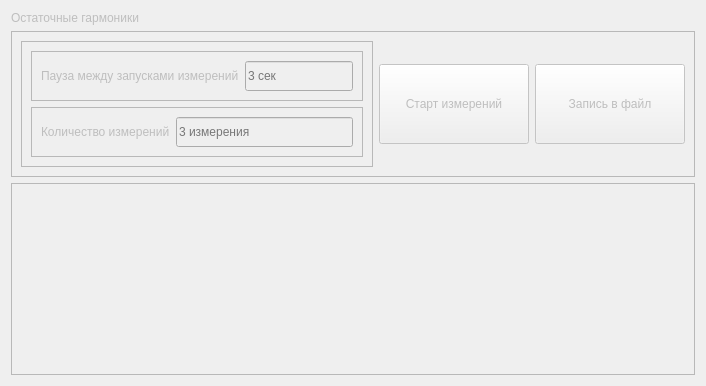
      <widget class="QWidget" name="tab_mode_4">
       <property name="enabled">
        <bool>false</bool>
       </property>
       <attribute name="title">
        <string>Режим 4</string>
       </attribute>
       <layout class="QVBoxLayout" name="verticalLayout_8">
        <item>
         <widget class="QLabel" name="lbl_Mode4Name">
          <property name="text">
           <string>Остаточные гармоники</string>
          </property>
         </widget>
        </item>
        <item>
         <widget class="QFrame" name="frame_4">
          <property name="maximumSize">
           <size>
            <width>700</width>
            <height>16777215</height>
           </size>
          </property>
          <property name="frameShape">
           <enum>QFrame::StyledPanel</enum>
          </property>
          <property name="frameShadow">
           <enum>QFrame::Raised</enum>
          </property>
          <layout class="QHBoxLayout" name="horizontalLayout_14">
           <item>
            <widget class="QFrame" name="frame_4_1">
             <property name="maximumSize">
              <size>
               <width>500</width>
               <height>16777215</height>
              </size>
             </property>
             <property name="frameShape">
              <enum>QFrame::StyledPanel</enum>
             </property>
             <property name="frameShadow">
              <enum>QFrame::Raised</enum>
             </property>
             <layout class="QVBoxLayout" name="verticalLayout_7">
              <item>
               <widget class="QFrame" name="frame_4_1_1">
                <property name="frameShape">
                 <enum>QFrame::StyledPanel</enum>
                </property>
                <property name="frameShadow">
                 <enum>QFrame::Raised</enum>
                </property>
                <layout class="QHBoxLayout" name="horizontalLayout_12">
                 <item>
                  <widget class="QLabel" name="lbl_Pause_4">
                   <property name="maximumSize">
                    <size>
                     <width>300</width>
                     <height>16777215</height>
                    </size>
                   </property>
                   <property name="text">
                    <string>Пауза между запусками измерений</string>
                   </property>
                  </widget>
                 </item>
                 <item>
                  <widget class="QLineEdit" name="lEd_Pause_4">
                   <property name="minimumSize">
                    <size>
                     <width>0</width>
                     <height>30</height>
                    </size>
                   </property>
                   <property name="maximumSize">
                    <size>
                     <width>200</width>
                     <height>16777215</height>
                    </size>
                   </property>
                   <property name="placeholderText">
                    <string>3 сек</string>
                   </property>
                  </widget>
                 </item>
                </layout>
               </widget>
              </item>
              <item>
               <widget class="QFrame" name="frame_4_1_2">
                <property name="frameShape">
                 <enum>QFrame::StyledPanel</enum>
                </property>
                <property name="frameShadow">
                 <enum>QFrame::Raised</enum>
                </property>
                <layout class="QHBoxLayout" name="horizontalLayout_13">
                 <item>
                  <widget class="QLabel" name="lbl_MeasurementsNumber_4">
                   <property name="maximumSize">
                    <size>
                     <width>300</width>
                     <height>16777215</height>
                    </size>
                   </property>
                   <property name="text">
                    <string>Количество измерений</string>
                   </property>
                  </widget>
                 </item>
                 <item>
                  <widget class="QLineEdit" name="lEd_MeasurementsNumber_4">
                   <property name="minimumSize">
                    <size>
                     <width>0</width>
                     <height>30</height>
                    </size>
                   </property>
                   <property name="maximumSize">
                    <size>
                     <width>200</width>
                     <height>16777215</height>
                    </size>
                   </property>
                   <property name="placeholderText">
                    <string>3 измерения</string>
                   </property>
                  </widget>
                 </item>
                </layout>
               </widget>
              </item>
             </layout>
            </widget>
           </item>
           <item>
            <widget class="QPushButton" name="pBtn_Start_4">
             <property name="minimumSize">
              <size>
               <width>150</width>
               <height>80</height>
              </size>
             </property>
             <property name="text">
              <string>Старт измерений</string>
             </property>
            </widget>
           </item>
           <item>
            <widget class="QPushButton" name="pBtn_Save2File_4">
             <property name="minimumSize">
              <size>
               <width>150</width>
               <height>80</height>
              </size>
             </property>
             <property name="text">
              <string>Запись в файл</string>
             </property>
            </widget>
           </item>
          </layout>
         </widget>
        </item>
        <item>
         <widget class="QTableView" name="tblView_Result_4"/>
        </item>
       </layout>
      </widget>
